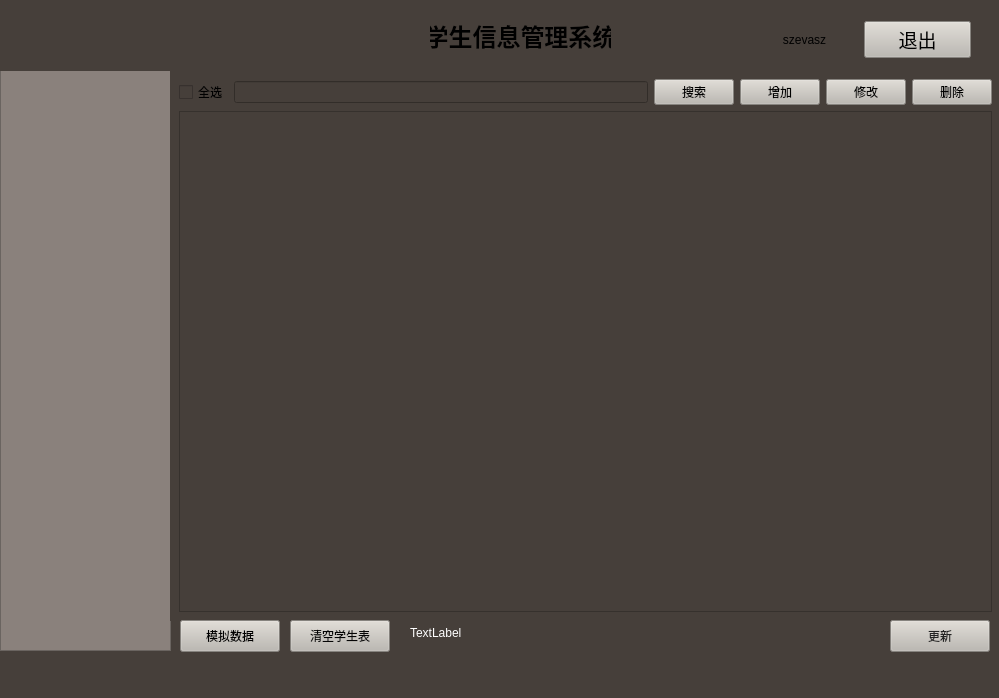
<?xml version="1.0" encoding="UTF-8"?>
<ui version="4.0">
 <class>MainWindow</class>
 <widget class="QMainWindow" name="MainWindow">
  <property name="geometry">
   <rect>
    <x>0</x>
    <y>0</y>
    <width>999</width>
    <height>698</height>
   </rect>
  </property>
  <property name="windowTitle">
   <string>学生信息管理系统</string>
  </property>
  <property name="windowIcon">
   <iconset resource="res.qrc">
    <normaloff>:/icon.jpg.jpg</normaloff>:/icon.jpg.jpg</iconset>
  </property>
  <property name="toolTip">
   <string>这是学生管理系统</string>
  </property>
  <property name="styleSheet">
   <string notr="true">background-color:#463f3a</string>
  </property>
  <widget class="QWidget" name="centralwidget">
   <property name="styleSheet">
    <string notr="true"/>
   </property>
   <widget class="QTreeWidget" name="treeWidget">
    <property name="geometry">
     <rect>
      <x>0</x>
      <y>70</y>
      <width>171</width>
      <height>581</height>
     </rect>
    </property>
    <property name="minimumSize">
     <size>
      <width>150</width>
      <height>500</height>
     </size>
    </property>
    <property name="maximumSize">
     <size>
      <width>200</width>
      <height>600</height>
     </size>
    </property>
    <property name="styleSheet">
     <string notr="true">background-color:#8a817c;</string>
    </property>
    <attribute name="headerVisible">
     <bool>false</bool>
    </attribute>
    <column>
     <property name="text">
      <string notr="true">1</string>
     </property>
    </column>
   </widget>
   <widget class="QStackedWidget" name="stackedWidget">
    <property name="geometry">
     <rect>
      <x>170</x>
      <y>70</y>
      <width>831</width>
      <height>551</height>
     </rect>
    </property>
    <property name="styleSheet">
     <string notr="true"/>
    </property>
    <property name="currentIndex">
     <number>0</number>
    </property>
    <widget class="QWidget" name="page">
     <layout class="QGridLayout" name="gridLayout_2">
      <item row="0" column="2">
       <widget class="QPushButton" name="pushButton_4">
        <property name="styleSheet">
         <string notr="true">background-color: #bcb8b1;
color:black;</string>
        </property>
        <property name="text">
         <string>搜索</string>
        </property>
       </widget>
      </item>
      <item row="0" column="1">
       <widget class="QLineEdit" name="le_search"/>
      </item>
      <item row="1" column="0" colspan="6">
       <widget class="QTableWidget" name="tableWidget">
        <property name="styleSheet">
         <string notr="true">
border-image: url(:/DSCF5245.JPG);</string>
        </property>
        <attribute name="horizontalHeaderVisible">
         <bool>true</bool>
        </attribute>
        <attribute name="horizontalHeaderShowSortIndicator" stdset="0">
         <bool>false</bool>
        </attribute>
        <attribute name="horizontalHeaderStretchLastSection">
         <bool>true</bool>
        </attribute>
        <attribute name="verticalHeaderVisible">
         <bool>false</bool>
        </attribute>
       </widget>
      </item>
      <item row="0" column="4">
       <widget class="QPushButton" name="btn_update">
        <property name="styleSheet">
         <string notr="true">background-color: #bcb8b1;color:black;</string>
        </property>
        <property name="text">
         <string>修改</string>
        </property>
       </widget>
      </item>
      <item row="0" column="5">
       <widget class="QPushButton" name="btn_del">
        <property name="styleSheet">
         <string notr="true">background-color: #bcb8b1;color:black;</string>
        </property>
        <property name="text">
         <string>删除</string>
        </property>
       </widget>
      </item>
      <item row="0" column="3">
       <widget class="QPushButton" name="btn_add">
        <property name="styleSheet">
         <string notr="true">background-color: #bcb8b1;color:black;</string>
        </property>
        <property name="text">
         <string>增加</string>
        </property>
       </widget>
      </item>
      <item row="0" column="0">
       <widget class="QCheckBox" name="checkBox">
        <property name="styleSheet">
         <string notr="true"/>
        </property>
        <property name="text">
         <string>全选</string>
        </property>
       </widget>
      </item>
     </layout>
    </widget>
    <widget class="QWidget" name="page_2"/>
   </widget>
   <widget class="QWidget" name="bg_title" native="true">
    <property name="geometry">
     <rect>
      <x>0</x>
      <y>0</y>
      <width>1011</width>
      <height>71</height>
     </rect>
    </property>
    <property name="styleSheet">
     <string notr="true">background-color:#463f3a</string>
    </property>
    <widget class="QWidget" name="widget_2" native="true">
     <property name="geometry">
      <rect>
       <x>710</x>
       <y>10</y>
       <width>261</width>
       <height>59</height>
      </rect>
     </property>
     <layout class="QGridLayout" name="gridLayout">
      <item row="0" column="2">
       <widget class="QPushButton" name="btn_exit">
        <property name="font">
         <font>
          <pointsize>14</pointsize>
         </font>
        </property>
        <property name="styleSheet">
         <string notr="true">background-color: #bcb8b1;color:black;</string>
        </property>
        <property name="text">
         <string>退出</string>
        </property>
       </widget>
      </item>
      <item row="0" column="1">
       <widget class="QLabel" name="label_2">
        <property name="enabled">
         <bool>true</bool>
        </property>
        <property name="text">
         <string>szevasz</string>
        </property>
        <property name="alignment">
         <set>Qt::AlignCenter</set>
        </property>
       </widget>
      </item>
      <item row="0" column="0">
       <widget class="QLabel" name="label_3">
        <property name="minimumSize">
         <size>
          <width>35</width>
          <height>35</height>
         </size>
        </property>
        <property name="maximumSize">
         <size>
          <width>35</width>
          <height>35</height>
         </size>
        </property>
        <property name="styleSheet">
         <string notr="true">border-image: url(:/twohand.jpg);</string>
        </property>
        <property name="text">
         <string/>
        </property>
        <property name="pixmap">
         <pixmap>:/WechatIMG4055的副本.jpg</pixmap>
        </property>
        <property name="scaledContents">
         <bool>true</bool>
        </property>
       </widget>
      </item>
     </layout>
    </widget>
    <widget class="QLabel" name="label">
     <property name="geometry">
      <rect>
       <x>430</x>
       <y>10</y>
       <width>181</width>
       <height>51</height>
      </rect>
     </property>
     <property name="font">
      <font>
       <pointsize>18</pointsize>
       <bold>true</bold>
      </font>
     </property>
     <property name="text">
      <string>学生信息管理系统</string>
     </property>
     <property name="alignment">
      <set>Qt::AlignCenter</set>
     </property>
    </widget>
   </widget>
   <widget class="QPushButton" name="btn_simulation">
    <property name="geometry">
     <rect>
      <x>180</x>
      <y>620</y>
      <width>100</width>
      <height>32</height>
     </rect>
    </property>
    <property name="styleSheet">
     <string notr="true">background-color: #bcb8b1;
color: rgb(0, 0, 0);</string>
    </property>
    <property name="text">
     <string>模拟数据</string>
    </property>
   </widget>
   <widget class="QLabel" name="lb_cnt">
    <property name="geometry">
     <rect>
      <x>410</x>
      <y>625</y>
      <width>91</width>
      <height>16</height>
     </rect>
    </property>
    <property name="styleSheet">
     <string notr="true">color:rgb(255, 255, 255)</string>
    </property>
    <property name="text">
     <string>TextLabel</string>
    </property>
   </widget>
   <widget class="QPushButton" name="btn_clear">
    <property name="geometry">
     <rect>
      <x>290</x>
      <y>620</y>
      <width>100</width>
      <height>32</height>
     </rect>
    </property>
    <property name="styleSheet">
     <string notr="true">background-color: #bcb8b1;
color:rgb(4, 4, 4)</string>
    </property>
    <property name="text">
     <string>清空学生表</string>
    </property>
   </widget>
   <widget class="QPushButton" name="btn_new">
    <property name="geometry">
     <rect>
      <x>890</x>
      <y>620</y>
      <width>100</width>
      <height>32</height>
     </rect>
    </property>
    <property name="styleSheet">
     <string notr="true">color: rgb(35, 35, 35);
background-color: #bcb8b1;</string>
    </property>
    <property name="text">
     <string>更新</string>
    </property>
   </widget>
  </widget>
  <widget class="QMenuBar" name="menubar">
   <property name="geometry">
    <rect>
     <x>0</x>
     <y>0</y>
     <width>999</width>
     <height>22</height>
    </rect>
   </property>
  </widget>
  <widget class="QStatusBar" name="statusbar"/>
 </widget>
 <resources>
  <include location="res.qrc"/>
 </resources>
 <connections/>
</ui>
